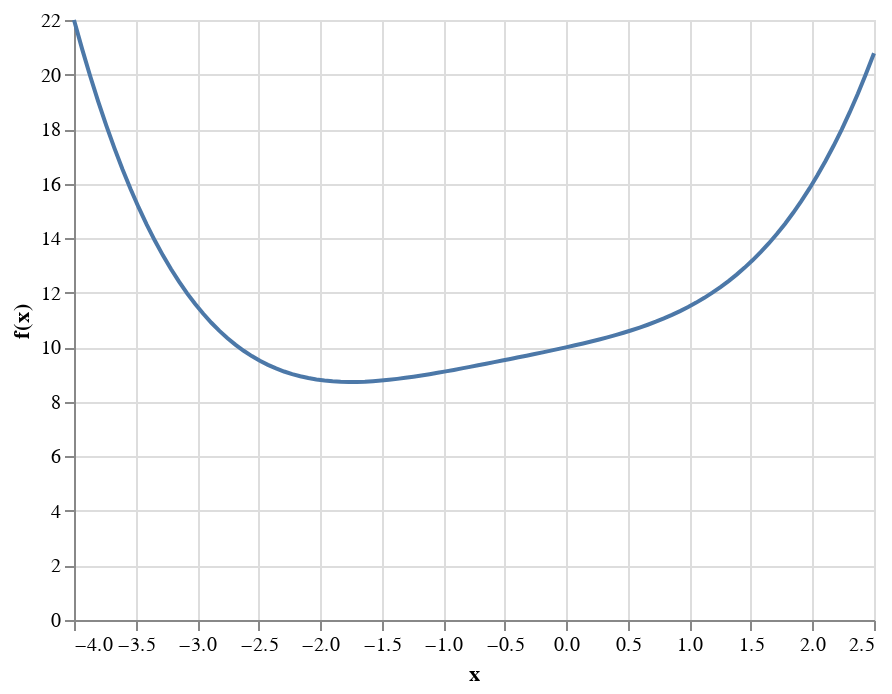

This figure's notebook cell:
### Markdown cell above
The cell below plots some arbitrary 4th degree polynomial function.

### Code cell
x_values = np.linspace(-4, 2.5, 100)

def fx(x):
    return 0.1 * x**4 + 0.2*x**3 + 0.2 * x **2 + 1 * x + 10

source = pd.DataFrame({
    'x': x_values,
    'fx': fx(x_values)
}) 

alt.Chart(source).mark_line().encode(
    x=alt.X('x', axis=alt.Axis(title = 'x')),
    y=alt.Y('fx', axis=alt.Axis(title = 'f(x)'))
)

### Figure 1 — Vega-Lite specification as saved in the notebook (floating-point values rounded to 4 significant figures)
{"config": {"view": {"continuousWidth": 400, "continuousHeight": 300}}, "data": {"name": "data-e58bad7d74bf9d6ce9ff7d5556288a38"}, "mark": "line", "encoding": {"x": {"type": "quantitative", "axis": {"title": "x"}, "field": "x"}, "y": {"type": "quantitative", "axis": {"title": "f(x)"}, "field": "fx"}}, "$schema": "https://vega.github.io/schema/vega-lite/v4.8.1.json", "datasets": {"data-e58bad7d74bf9d6ce9ff7d5556288a38": [{"x": -4.0, "fx": 22.0}, {"x": -3.934, "fx": 20.94}, {"x": -3.869, "fx": 19.94}, {"x": -3.803, "fx": 19.01}, {"x": -3.737, "fx": 18.13}, {"x": -3.672, "fx": 17.3}, {"x": -3.606, "fx": 16.53}, {"x": -3.54, "fx": 15.8}, {"x": -3.475, "fx": 15.13}, {"x": -3.409, "fx": 14.5}, {"x": -3.343, "fx": 13.91}, {"x": -3.278, "fx": 13.37}, {"x": -3.212, "fx": 12.87}, {"x": -3.146, "fx": 12.4}, {"x": -3.081, "fx": 11.98}, {"x": -3.015, "fx": 11.59}, {"x": -2.949, "fx": 11.23}, {"x": -2.884, "fx": 10.9}, {"x": -2.818, "fx": 10.6}, {"x": -2.753, "fx": 10.33}, {"x": -2.687, "fx": 10.09}, {"x": -2.621, "fx": 9.872}, {"x": -2.556, "fx": 9.678}, {"x": -2.49, "fx": 9.506}, {"x": -2.424, "fx": 9.356}, {"x": -2.359, "fx": 9.224}, {"x": -2.293, "fx": 9.112}, {"x": -2.227, "fx": 9.016}, {"x": -2.162, "fx": 8.936}, {"x": -2.096, "fx": 8.871}, {"x": -2.03, "fx": 8.819}, {"x": -1.965, "fx": 8.781}, {"x": -1.899, "fx": 8.753}, {"x": -1.833, "fx": 8.736}, {"x": -1.768, "fx": 8.729}, {"x": -1.702, "fx": 8.73}, {"x": -1.636, "fx": 8.74}, {"x": -1.571, "fx": 8.756}, {"x": -1.505, "fx": 8.779}, {"x": -1.439, "fx": 8.808}, {"x": -1.374, "fx": 8.841}, {"x": -1.308, "fx": 8.879}, {"x": -1.242, "fx": 8.921}, {"x": -1.177, "fx": 8.966}, {"x": -1.111, "fx": 9.014}, {"x": -1.045, "fx": 9.064}, {"x": -0.9798, "fx": 9.116}, {"x": -0.9141, "fx": 9.17}, {"x": -0.8485, "fx": 9.225}, {"x": -0.7828, "fx": 9.281}, {"x": -0.7172, "fx": 9.338}, {"x": -0.6515, "fx": 9.396}, {"x": -0.5859, "fx": 9.454}, {"x": -0.5202, "fx": 9.513}, {"x": -0.4545, "fx": 9.572}, {"x": -0.3889, "fx": 9.632}, {"x": -0.3232, "fx": 9.692}, {"x": -0.2576, "fx": 9.753}, {"x": -0.1919, "fx": 9.814}, {"x": -0.1263, "fx": 9.877}, {"x": -0.06061, "fx": 9.94}, {"x": 0.005051, "fx": 10.01}, {"x": 0.07071, "fx": 10.07}, {"x": 0.1364, "fx": 10.14}, {"x": 0.202, "fx": 10.21}, {"x": 0.2677, "fx": 10.29}, {"x": 0.3333, "fx": 10.36}, {"x": 0.399, "fx": 10.45}, {"x": 0.4646, "fx": 10.53}, {"x": 0.5303, "fx": 10.62}, {"x": 0.596, "fx": 10.72}, {"x": 0.6616, "fx": 10.83}, {"x": 0.7273, "fx": 10.94}, {"x": 0.7929, "fx": 11.06}, {"x": 0.8586, "fx": 11.19}, {"x": 0.9242, "fx": 11.33}, {"x": 0.9899, "fx": 11.48}, {"x": 1.056, "fx": 11.64}, {"x": 1.121, "fx": 11.81}, {"x": 1.187, "fx": 12.0}, {"x": 1.253, "fx": 12.21}, {"x": 1.318, "fx": 12.43}, {"x": 1.384, "fx": 12.66}, {"x": 1.449, "fx": 12.92}, {"x": 1.515, "fx": 13.2}, {"x": 1.581, "fx": 13.5}, {"x": 1.646, "fx": 13.82}, {"x": 1.712, "fx": 14.16}, {"x": 1.778, "fx": 14.53}, {"x": 1.843, "fx": 14.93}, {"x": 1.909, "fx": 15.36}, {"x": 1.975, "fx": 15.82}, {"x": 2.04, "fx": 16.31}, {"x": 2.106, "fx": 16.83}, {"x": 2.172, "fx": 17.39}, {"x": 2.237, "fx": 17.98}, {"x": 2.303, "fx": 18.62}, {"x": 2.369, "fx": 19.3}, {"x": 2.434, "fx": 20.02}, {"x": 2.5, "fx": 20.78}]}}
